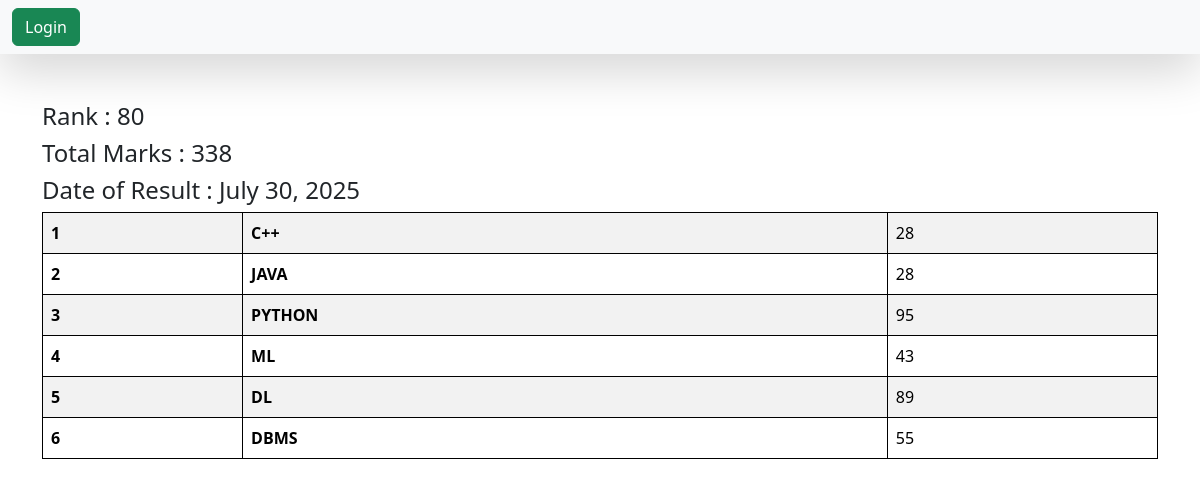
The page /see_marks/STU-0845/ on the database its author committed.
### vege/models.py (models this page shows, shortened)
class ReportCard(models.Model):
    student = models.ForeignKey(Student, related_name="studentreportcard", on_delete=models.CASCADE)
    student_rank = models.IntegerField(default=0)
    date_of_report_card_generation = models.DateField(auto_now_add=True)
    class Meta:
        unique_together = ('student_rank', 'date_of_report_card_generation')

class SubjectMarks(models.Model):
    student = models.ForeignKey(Student, related_name= "studentmarks", on_delete=models.CASCADE)
    subject = models.ForeignKey(Subject, on_delete=models.CASCADE)
    marks = models.IntegerField(default=0)
    class Meta:
        unique_together = ('student', 'subject' )

class Subject(models.Model):
    subject_name = models.CharField(max_length=100)

### vege/views.py (the view)
# urls.py: path('see_marks/<student_id>/', see_marks, name='see_marks'),
def see_marks(request, student_id):
    queryset = SubjectMarks.objects.filter(student__student_id__student_id=student_id)
    total_marks = queryset.aggregate(total_marks = Sum('marks'))
    current_rank = ReportCard.objects.filter(student__student_id__student_id=student_id).first().student_rank
    date_of_result = ReportCard.objects.filter(student__student_id__student_id=student_id).first().date_of_report_card_generation
    return render(request, 'report/marks.html', {'queryset': queryset, 'total_marks': total_marks, 'current_rank': current_rank, 'date_of_result': date_of_result})

### vege/templates/report/marks.html
{% extends "base.html" %}
{% block start %}
<div class = "container mt-5">
    <h4>Rank : {{current_rank}}</h4>
    <h4>Total Marks : {{total_marks.total_marks}}</h4>
    <h4>Date of Result : {{date_of_result}}</h4>
        <table class="table table-striped">
  <tbody>
    {% for marks in queryset %}
    <tr>
      <th scope="row">{{forloop.counter}}</th>
      <td><b>{{marks.subject.subject_name}}</b></td>
      <td>{{marks.marks}}</td>
    </tr>
    {% endfor %}
  </tbody>
</table>
</div>
{% endblock %}

### home/templates/base.html (style rules this page uses)
table, th, td { border: 1px solid black; }

### rows shown on the page
ReportCard: date_of_report_card_generation "July 30, 2025"
SubjectMarks: subject.subject_name "C++", marks "28"
SubjectMarks: subject.subject_name "JAVA", marks "28"
SubjectMarks: subject.subject_name "PYTHON", marks "95"
SubjectMarks: subject.subject_name "ML", marks "43"
SubjectMarks: subject.subject_name "DL", marks "89"
SubjectMarks: subject.subject_name "DBMS", marks "55"

### other values the page prints
{{ current_rank }} "80"
{{ total_marks.total_marks }} "338"
